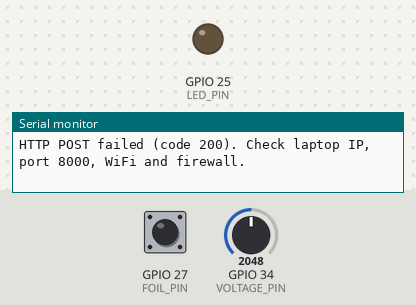
The sketch below on a simulated ESP32. Shown: output pins drawn as LEDs (lit = HIGH), the last lines printed to the serial monitor. The inputs (shaded band) are chosen by the test bench; at power-on: GPIO 27 (FOIL_PIN) HIGH, GPIO 34 (VOLTAGE_PIN) = 2048 (analog values on the 0–4095 scale). WiFi joins after 1.5 s; servers stay silent unless stated; uploads are accepted with an empty reply.

Above: at 3.3 s.
3.4 s: GPIO 27 (FOIL_PIN) pulled LOW for 1 s
At 3.7 s:
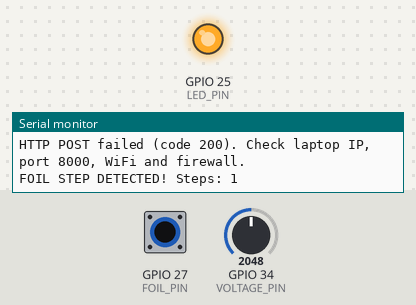
Timing chart, 0 to 6.4 s (numbered marks = the images above; inputs shaded):
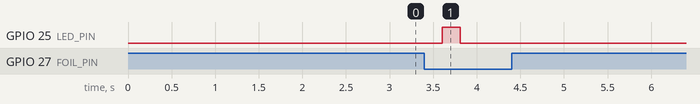

The sketch:

SolePower_ESP32_Demo.ino
```cpp
/*
  SOLEPOWER - ESP32 38-pin LIVE FOOTSTEP DEMO
  Hardware already installed:
    GPIO25 -> 330 ohm -> Red LED anode; LED cathode -> GND
    GPIO27 -> foil contact #1; foil contact #2 -> GND
    USB cable -> ESP32 power

  IMPORTANT:
    There is NO INA219 requirement and NO FAKE telemetry.
    STEP count is incremented ONLY by the foil switch.
    Voltage stays UNSUPPORTED until voltage sensor is safely installed.
    NO direct piezo-to-ESP32 GPIO connection.
*/

#include <WiFi.h>
#include <HTTPClient.h>

// ======= CHANGE THESE THREE VALUES =======
const char* WIFI_SSID = "KADDU";
const char* WIFI_PASSWORD = "17DECEMBER";
// IPv4 of the laptop running SOLEPOWER (run ipconfig on Windows)
const char* LAPTOP_IP = "192.168.100.67";
// =========================================

const char* DEVICE_UID = "SOLEPOWER-01";
const uint16_t SERVER_PORT = 8000;
const int LED_PIN = 25;
const int FOIL_PIN = 27;
const int VOLTAGE_PIN = 34;

// Keep false for today's LED + foil demo.
// Change to true ONLY AFTER the piezo-to-GPIO34 measurement circuit,
// input clamping, and polarity have been independently verified.
const bool ENABLE_VOLTAGE_SENSOR = true;
const float VOLTAGE_DIVIDER_RATIO = 2.0f; // two 100k resistors; 100k/100k

unsigned long steps = 0;
bool lastRaw = HIGH;
bool stableState = HIGH;
unsigned long changedAt = 0;
unsigned long lastStepAt = 0;
unsigned long ledOnAt = 0;
bool ledOn = false;
bool pendingSend = true;
unsigned long lastSendAt = 0;
unsigned long lastWiFiAttempt = 0;
const unsigned long DEBOUNCE_MS = 45;
const unsigned long COOLDOWN_MS = 250;
const unsigned long LED_FLASH_MS = 200;
const unsigned long TELEMETRY_MS = 1200;

float getStoredVoltage() {
  if (!ENABLE_VOLTAGE_SENSOR) return 0.0f;
  float totalMv = 0;
  for (int i = 0; i < 12; i++) {
    totalMv += analogReadMilliVolts(VOLTAGE_PIN);
  }
  float voltage = (totalMv / 12.0f) / 1000.0f * VOLTAGE_DIVIDER_RATIO;
  if (voltage < 0.06f) voltage = 0.0f;
  return voltage;
}

void connectWiFi() {
  WiFi.mode(WIFI_STA);
  WiFi.begin(WIFI_SSID, WIFI_PASSWORD);
  Serial.print("Connecting to Wi-Fi");
  unsigned long beginAt = millis();
  while (WiFi.status() != WL_CONNECTED && millis() - beginAt < 12000) {
    delay(250);
    Serial.print(".");
  }
  Serial.println();
  if (WiFi.status() == WL_CONNECTED) {
    Serial.print("ESP32 IP: ");
    Serial.println(WiFi.localIP());
    Serial.print("Sending to http://");
    Serial.print(LAPTOP_IP);
    Serial.println(":8000/api/readings");
  } else {
    Serial.println("Wi-Fi not connected. Check name/password and 2.4GHz support.");
  }
}

void detectFootstep(unsigned long now) {
  bool raw = digitalRead(FOIL_PIN);
  if (raw != lastRaw) {
    lastRaw = raw;
    changedAt = now;
  }
  if (now - changedAt >= DEBOUNCE_MS && raw != stableState) {
    stableState = raw;
    if (stableState == LOW &&
        (steps == 0 || now - lastStepAt >= COOLDOWN_MS)) {
      steps++;
      lastStepAt = now;
      digitalWrite(LED_PIN, HIGH);
      ledOnAt = now;
      ledOn = true;
      pendingSend = true;
      Serial.print("FOIL STEP DETECTED! Steps: ");
      Serial.println(steps);
    }
  }
  if (ledOn && now - ledOnAt >= LED_FLASH_MS) {
    digitalWrite(LED_PIN, LOW);
    ledOn = false;
  }
}

void postReading() {
  if (WiFi.status() != WL_CONNECTED) return;
  WiFiClient client;
  HTTPClient http;
  String url = String("http://") + LAPTOP_IP + ":" + String(SERVER_PORT) + "/api/readings";
  http.setTimeout(1500);
  if (!http.begin(client, url)) {
    Serial.println("Could not open HTTP connection.");
    return;
  }
  http.addHeader("Content-Type", "application/json");
  float measuredStoredVoltage = getStoredVoltage();
  String payload = String("{\"device_uid\":\"") + DEVICE_UID + "\","
    + "\"steps\":" + String(steps)
    + ",\"voltage\":" + String(measuredStoredVoltage,3)
    + ",\"battery_voltage\":" + String(measuredStoredVoltage,3)
    + ",\"current_ma\":0.0"
    + ",\"voltage_sensor_enabled\":" + String(ENABLE_VOLTAGE_SENSOR ? "true" : "false")
    + "}";
  int response = http.POST(payload);
  if (response == 201) {
    Serial.print("SENT OK | Steps: ");
    Serial.print(steps);
    if (ENABLE_VOLTAGE_SENSOR) {
      Serial.print(" | Stored Voltage: ");
      Serial.print(measuredStoredVoltage, 2);
      Serial.print(" V");
    } else {
      Serial.print(" | Voltage sensor not connected");
    }
    Serial.println();
    pendingSend = false;
  } else {
    Serial.print("HTTP POST failed (code ");
    Serial.print(response);
    Serial.println("). Check laptop IP, port 8000, WiFi and firewall.");
    pendingSend = true;
  }
  http.end();
}

void setup() {
  Serial.begin(115200);
  pinMode(LED_PIN, OUTPUT);
  digitalWrite(LED_PIN, LOW);
  pinMode(FOIL_PIN, INPUT_PULLUP);
  analogReadResolution(12);
  analogSetPinAttenuation(VOLTAGE_PIN, ADC_11db);
  delay(600);
  Serial.println("SOLEPOWER REAL HARDWARE DEMO");
  Serial.println("GPIO25 LED | GPIO27 foil switch");
  connectWiFi();
}

void loop() {
  unsigned long now = millis();
  detectFootstep(now);

  if (WiFi.status() != WL_CONNECTED) {
    if (now - lastWiFiAttempt >= 5000) {
      lastWiFiAttempt = now;
      WiFi.reconnect();
    }
  } else if ((pendingSend && now - lastSendAt >= 250) ||
             now - lastSendAt >= TELEMETRY_MS) {
    lastSendAt = now;
    postReading();
  }
  delay(2);
}
```

Measured:
- after the input at 3.4 s, GPIO 25 (LED_PIN): LOW → HIGH after 0.21 s, → LOW 0.20 s later
